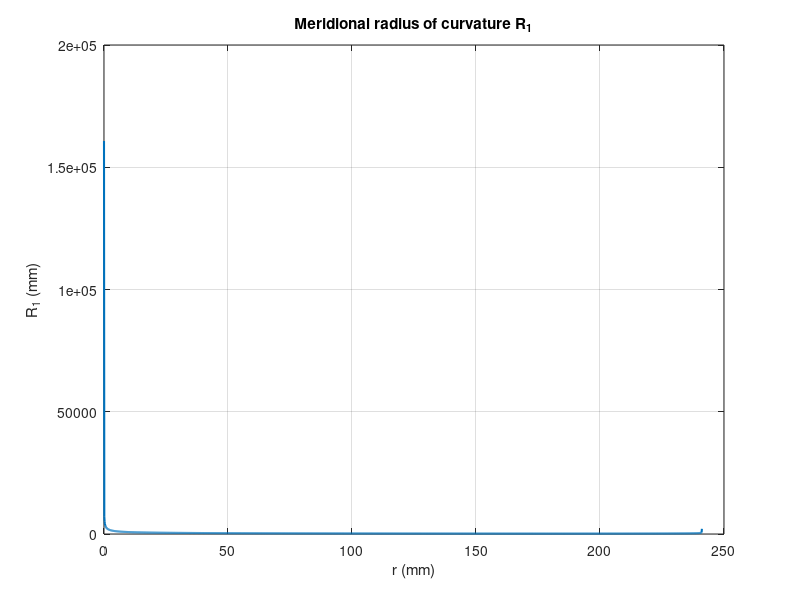
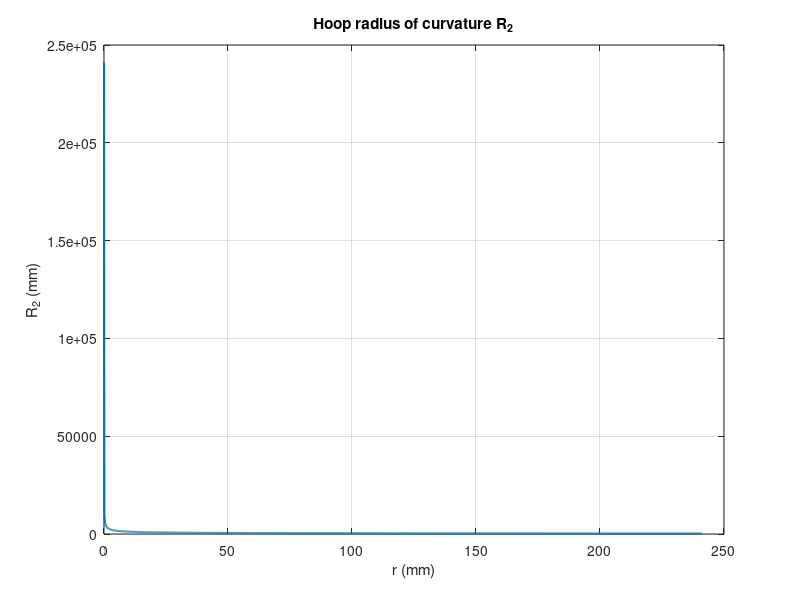
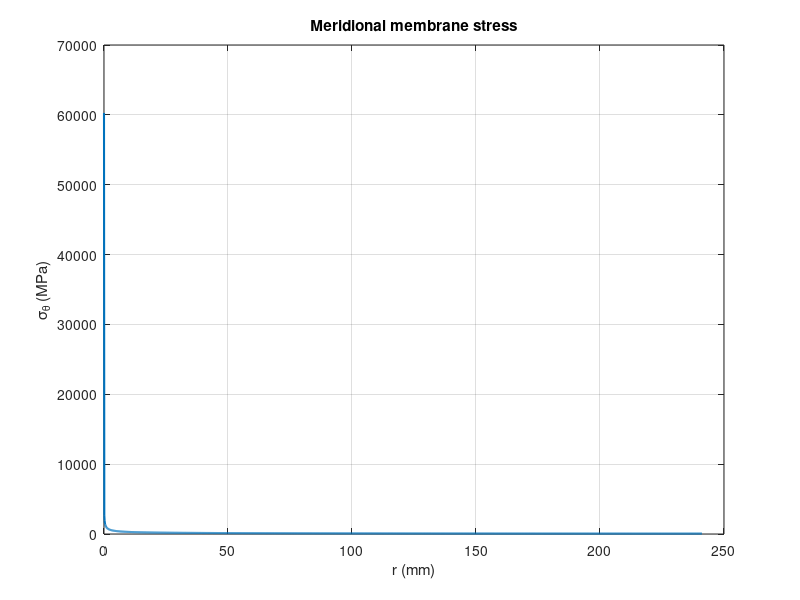
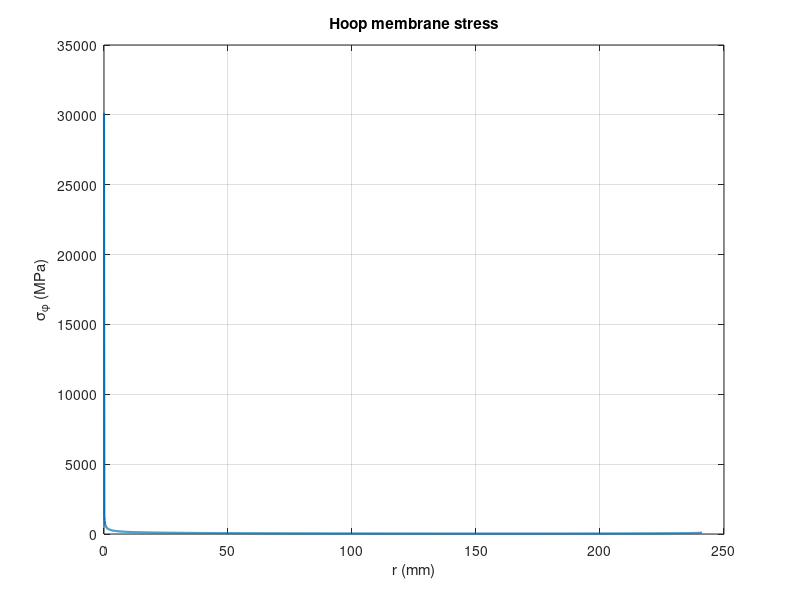

Write MATLAB code to recreate these figures, in order.
% ---- Inputs ----
a   = 241.09;   % radius at cylinder junction (mm)
b   = 241.09;   % head depth (mm)
n   = 2.5;        % super-ellipse exponent (same power in both terms)
h   = 2;    % wall thickness (mm)
p0  = 1.0;      % pressure (MPa if you want stresses in MPa) (consistent units!)

N   = 2000;     % number of points along meridian

% ---- Dimensionless coordinate ----
beta = b/a;
rho  = linspace(1e-6, 1-1e-6, N);   % avoid rho=0 and rho=1 singularities
r    = a*rho;

% ---- Geometry: slope ----
% A(rho) = tan(theta) = dx/dr
A = beta .* (rho.^(n-1)) .* (1 - rho.^n).^((1/n) - 1);

% Helpful factors
onePlusA2 = 1 + A.^2;
sqrt1pA2  = sqrt(onePlusA2);

% ---- Curvatures / radii ----
% R2/a = rho * sqrt(1+A^2) / A
R2 = a .* (rho .* sqrt1pA2 ./ A);

% R1/a = (1+A^2)^(3/2) / [ beta*(n-1)*rho^(n-2)*(1-rho^n)^(1/n - 2) ]
den = beta*(n-1) .* (rho.^(n-2)) .* (1 - rho.^n).^((1/n) - 2);
R1 = a .* ((onePlusA2).^(3/2) ./ den);

% Ratio
R2_over_R1 = R2 ./ R1;
% Closed form:
R2_over_R1_closed = (n-1) ./ ((1 - rho.^n) .* (1 + A.^2));

% ---- Membrane stresses ----
sigma_theta = (R2 ./ (2*h)) .* p0;                 
sigma_phi   = (2 - R2_over_R1) .* sigma_theta;     % hoop

% ---- Optional: x(z) meridian coordinate (for plotting shape) ----
% x/a = beta * (1 - (1 - rho^n)^(1/n))
x = a * beta .* (1 - (1 - rho.^n).^(1/n));  % x measured from apex (x=0 at rho=0)

% ---- Quick checks ----
max_rel_err = max(abs(R2_over_R1 - R2_over_R1_closed) ./ max(1e-12, abs(R2_over_R1_closed)));
fprintf('Max relative error (R2/R1 numeric vs closed-form): %.3e\n', max_rel_err);

% ---- Plots ----
figure; plot(r, R1, 'LineWidth', 1.5); grid on;
xlabel('r (mm)'); ylabel('R_1 (mm)'); title('Meridional radius of curvature R_1');

figure; plot(r, R2, 'LineWidth', 1.5); grid on;
xlabel('r (mm)'); ylabel('R_2 (mm)'); title('Hoop radius of curvature R_2');

figure; plot(r, sigma_theta, 'LineWidth', 1.5); grid on;
xlabel('r (mm)'); ylabel('\sigma_\theta (MPa)'); title('Meridional membrane stress');

figure; plot(r, sigma_phi, 'LineWidth', 1.5); grid on;
xlabel('r (mm)'); ylabel('\sigma_\phi (MPa)'); title('Hoop membrane stress');

% Shape plot (x vs r)
figure; plot(x, r, 'LineWidth', 1.5); grid on; axis equal;
xlabel('x (mm)'); ylabel('r (mm)'); title('Meridian profile (apex to cylinder junction)');

%% ---- Outputs in a struct (handy for saving) ----
out.r = r; out.rho = rho; out.x = x;
out.R1 = R1; out.R2 = R2;
out.sigma_theta = sigma_theta; out.sigma_phi = sigma_phi;
assignin('base','out',out);
